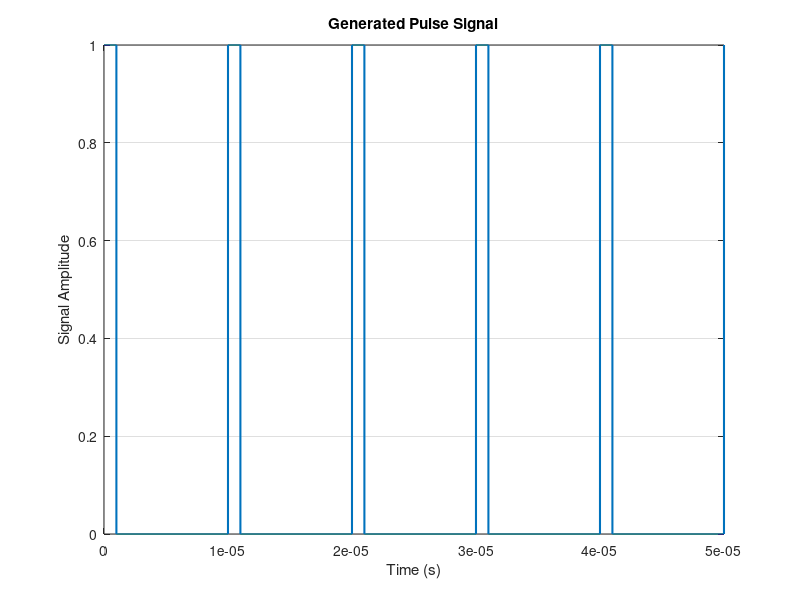

Recreate this plot in MATLAB.

ts = 1e-9;      
T = 1e-5;       
tau = 1e-6;     
t = 0:ts:5*T;  
signal = zeros(size(t)); 
signal(mod(t, T) < tau) = 1; 
figure;
plot(t, signal, 'LineWidth', 1.5);
xlabel('Time (s)');
ylabel('Signal Amplitude');
title('Generated Pulse Signal');
grid on;

